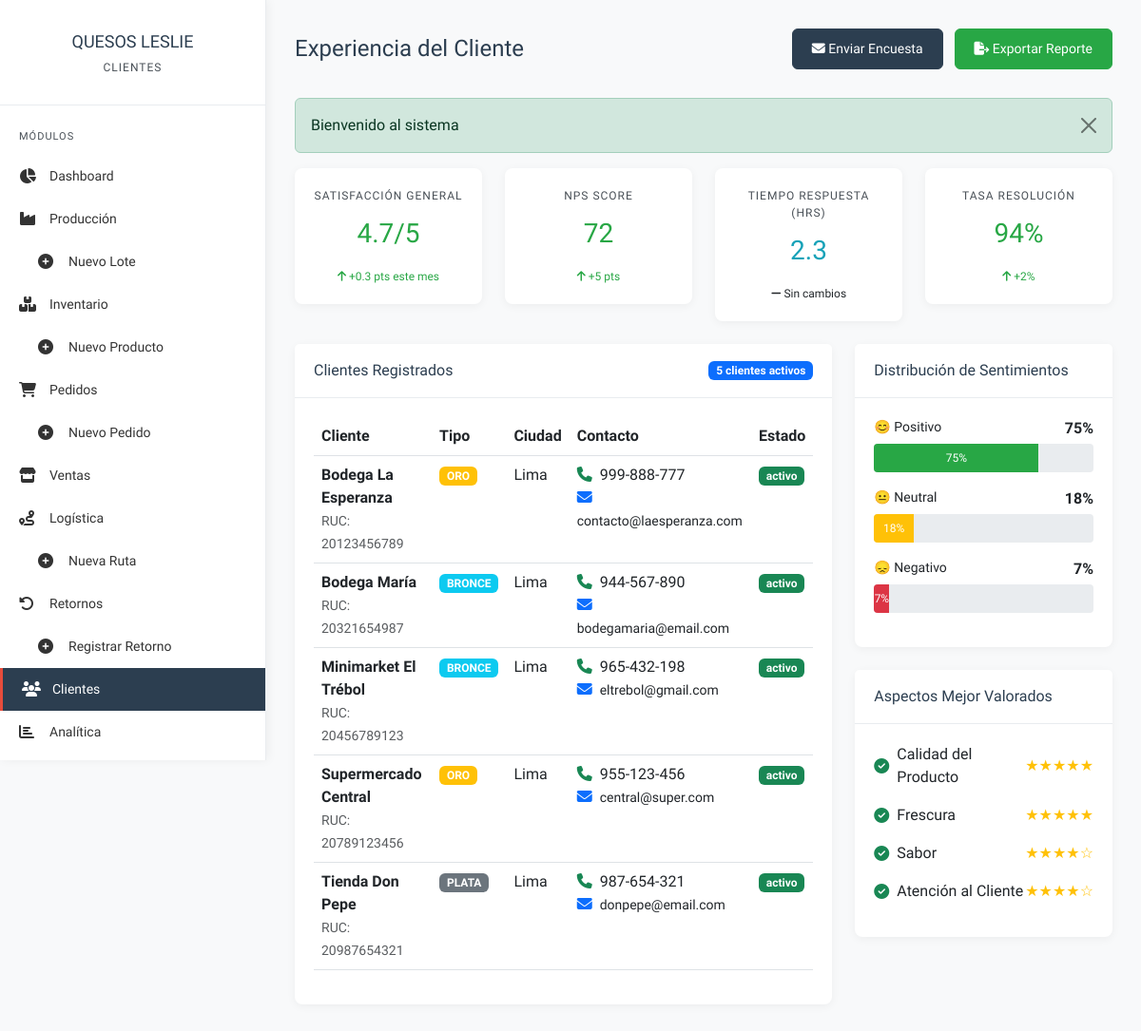
Page /experiencia-cliente.php (signed in) on the committed database.
### tables this page shows
CREATE TABLE IF NOT EXISTS clientes (
    id INT AUTO_INCREMENT PRIMARY KEY,
    nombre VARCHAR(150) NOT NULL,
    ruc VARCHAR(20),
    telefono VARCHAR(20),
    email VARCHAR(100),
    direccion TEXT,
    distrito VARCHAR(100),
    ciudad VARCHAR(100),
    tipo_cliente ENUM('oro', 'plata', 'bronce') DEFAULT 'bronce',
    limite_credito DECIMAL(10, 2) DEFAULT 0,
    estado ENUM('activo', 'inactivo', 'suspendido') DEFAULT 'activo',
    fecha_registro TIMESTAMP DEFAULT CURRENT_TIMESTAMP,
    ultima_compra TIMESTAMP NULL,
    INDEX idx_nombre (nombre),
    INDEX idx_tipo (tipo_cliente),
    INDEX idx_estado (estado)
);

### experiencia-cliente.php (the view, shortened to what the rows shown need)
<?php
require_once __DIR__ . '/app/config/config.php';
$clientModel = new Client();
$clients = $clientModel->getAll();
?>
<!DOCTYPE html>
<html lang="es">
<head>
    <link href="https://cdn.jsdelivr.net/npm/bootstrap@5.3.0/dist/css/bootstrap.min.css" rel="stylesheet">
    <link rel="stylesheet" href="https://cdnjs.cloudflare.com/ajax/libs/font-awesome/6.4.0/css/all.min.css">
</head>
<body>
    <div class="main-content">
        <div class="page-header">
            <h1 class="page-title">Experiencia del Cliente</h1>
        </div>
        <div class="row">
            <div class="col-md-8">
                <div class="card">
                    <div class="card-body">
                        <div class="table-responsive">
                            <table class="table table-hover">
                                <thead>
                                    <tr>
                                        <th>Cliente</th>
                                        <th>Tipo</th>
                                        <th>Ciudad</th>
                                        <th>Contacto</th>
                                        <th>Estado</th>
                                    </tr>
                                </thead>
                                <tbody>
                                    <?php if (empty($clients)): ?>
                                        <tr>
                                            <td colspan="5" class="text-center text-muted">
                                                <i class="fas fa-info-circle me-2"></i>No hay clientes registrados
                                            </td>
                                        </tr>
                                    <?php else: ?>
                                        <?php foreach (array_slice($clients, 0, 10) as $client): ?>
                                            <tr>
                                                <td>
                                                    <strong><?php echo htmlspecialchars($client['nombre']); ?></strong>
                                                    <?php if (!empty($client['ruc'])): ?>
                                                        <br><small class="text-muted">RUC: <?php echo htmlspecialchars($client['ruc']); ?></small>
                                                    <?php endif; ?>
                                                </td>
                                                <td>
                                                    <span class="badge bg-<?php
                                                        echo $client['tipo_cliente'] === 'oro' ? 'warning' :
                                                            ($client['tipo_cliente'] === 'plata' ? 'secondary' : 'info');
                                                    ?>">
                                                        <?php echo strtoupper(htmlspecialchars($client['tipo_cliente'] ?? 'bronce')); ?>
                                                    </span>
                                                </td>
                                                <td><?php echo htmlspecialchars($client['ciudad'] ?? 'N/A'); ?></td>
                                                <td>
                                                    <?php if (!empty($client['telefono'])): ?>
                                                        <i class="fas fa-phone text-success me-1"></i>
                                                        <?php echo htmlspecialchars($client['telefono']); ?>
                                                    <?php endif; ?>
                                                    <?php if (!empty($client['email'])): ?>
                                                        <br><i class="fas fa-envelope text-primary me-1"></i>
                                                        <small><?php echo htmlspecialchars($client['email']); ?></small>
                                                    <?php endif; ?>
                                                </td>
                                                <td>
                                                    <span class="badge bg-success">
                                                        <?php echo htmlspecialchars($client['estado']); ?>
                                                    </span>
                                                </td>
                                            </tr>
                                        <?php endforeach; ?>
                                    <?php endif; ?>
                                </tbody>
                            </table>
                        </div>
                    </div>
                </div>
            </div>
        </div>
    </div>
</body>
</html>

### rows in the picture
clientes: nombre "Bodega La Esperanza", ruc "20123456789", tipo_cliente "ORO", ciudad "Lima", telefono "999-888-777", email "contacto@laesperanza.com", estado "activo"
clientes: nombre "Bodega María", ruc "20321654987", tipo_cliente "BRONCE", ciudad "Lima", telefono "944-567-890", email "bodegamaria@email.com", estado "activo"
clientes: nombre "Minimarket El Trébol", ruc "20456789123", tipo_cliente "BRONCE", ciudad "Lima", telefono "965-432-198", email "eltrebol@gmail.com", estado "activo"
clientes: nombre "Supermercado Central", ruc "20789123456", tipo_cliente "ORO", ciudad "Lima", telefono "955-123-456", email "central@super.com", estado "activo"
clientes: nombre "Tienda Don Pepe", ruc "20987654321", tipo_cliente "PLATA", ciudad "Lima", telefono "987-654-321", email "donpepe@email.com", estado "activo"

### other values in the picture
$success "Bienvenido al sistema"
$stats['satisfaccion_general'] "4.7"
$stats['nps_score'] "72"
$stats['tiempo_respuesta'] "2.3"
$stats['tasa_resolucion'] "94"
count($clients) "5"
